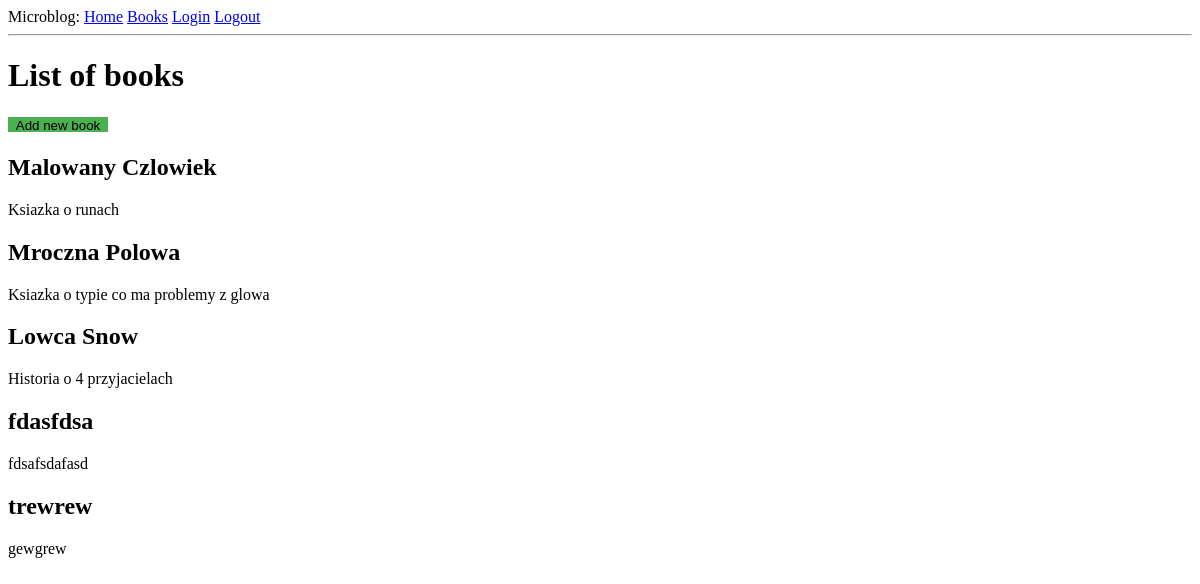
/show_books, run on an earlier commit of the app's database.
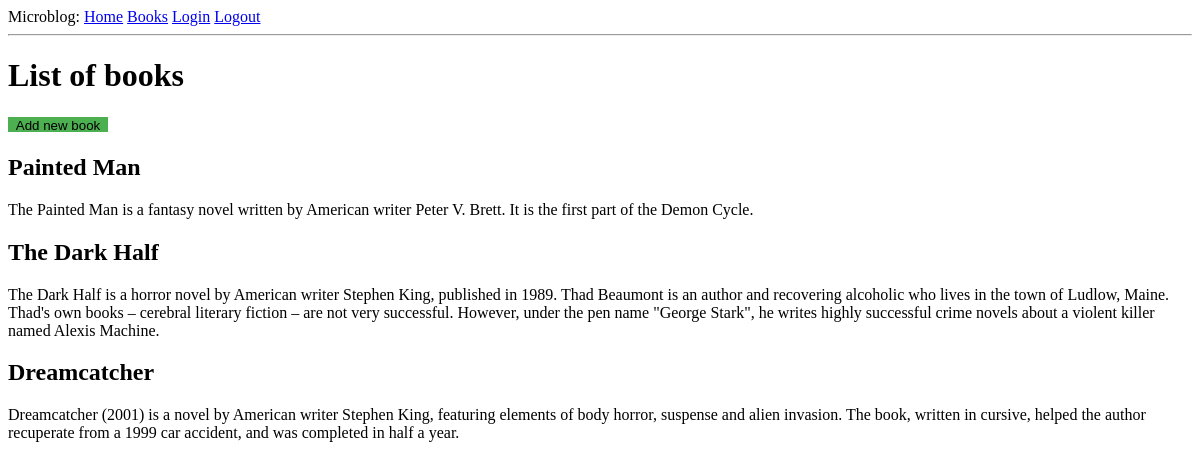
And on a later commit of the database.
### app/models.py (models this page shows)
class Book(db.Model):
	id = db.Column(db.Integer, primary_key=True)
	title = db.Column(db.String(255), index=True)
	description = db.Column(db.String(255))
	opinions = db.relationship('Opinion', lazy='dynamic')

### app/routes.py (the view)
@app.route('/show_books', methods=['GET', 'POST'])
def show_books():
    books = Book.query.all()
    return render_template('books.html', title='Home', books=books)

### app/templates/books.html (shortened to what this page needs)
{% extends "base.html" %}
{% block content %}
	<h1> List of books</h1>
	<button type="button" onclick="window.location.href='{{ url_for('add_book') }}';">Add new book</button>
	{% for b in books %}
	<div><p><h2>{{ b.title }}</h2></p></div>
	<div><p>{{ b.description }}</p></div>
	{% endfor %}
{% endblock %}

### app/templates/base.html (shortened to what this page needs)
<!DOCTYPE html>
<html>
<head>
	<nav>
		Microblog:
		<a href="{{ url_for('index') }}">Home</a>
		<a href="{{ url_for('show_books') }}">Books</a>
		<a href="{{ url_for('login') }}">Login</a>
		<a href="{{ url_for('logout') }}">Logout</a>
	</nav>
</head>
<body>
	<hr>
	{% block content %}{% endblock %}
</body>
</html>

### app/templates/books.html (style rules this page uses)
button { width: 100px; height: 15px; border: none; cursor: pointer; display: inline-block; background-color: #4CAF50; text-align: center; }

What changed in the data, as far as the page shows it:
removed Book: title "Malowany Czlowiek", description "Ksiazka o runach"
removed Book: title "Mroczna Polowa", description "Ksiazka o typie co ma problemy z glowa"
removed Book: title "Lowca Snow", description "Historia o 4 przyjacielach"
removed Book: title "fdasfdsa", description "fdsafsdafasd"
removed Book: title "trewrew", description "gewgrew"
added Book: title "Painted Man", description "The Painted Man is a fantasy novel written by American writer Peter V. Brett. It is the first part of the Demon Cycle."
added Book: title "The Dark Half", description "The Dark Half is a horror novel by American writer Stephen King, published in 1989. Thad Beaumont is an author and recovering alcoholic who lives in the town of Ludlow, Maine. Thad's own books – cerebral literary fiction – are not very successful. However, under the pen name \"George Stark\", he writes highly successful crime novels about a violent killer named Alexis Machine."
added Book: title "Dreamcatcher", description "Dreamcatcher (2001) is a novel by American writer Stephen King, featuring elements of body horror, suspense and alien invasion. The book, written in cursive, helped the author recuperate from a 1999 car accident, and was completed in half a year."
